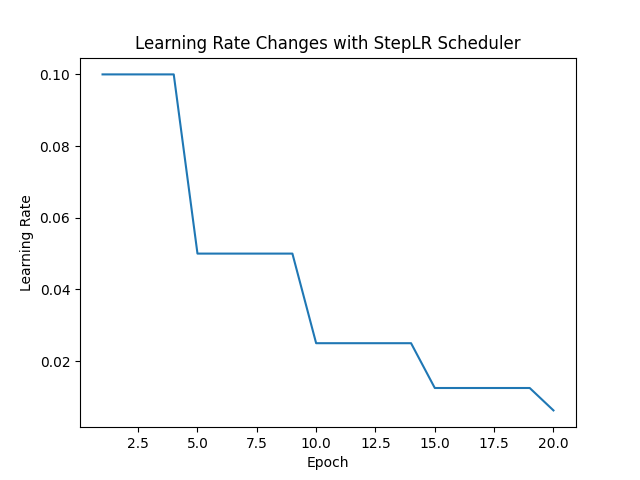

Write the Python code that produced this figure.
import torch
import torch.nn as nn
import torch.optim as optim
from torch.optim.lr_scheduler import StepLR
import matplotlib.pyplot as plt

# Define a simple model for demonstration
class SimpleModel(nn.Module):
    def __init__(self):
        super(SimpleModel, self).__init__()
        self.fc = nn.Linear(10, 1)

    def forward(self, x):
        return self.fc(x)

# Create an instance of the model
model = SimpleModel()

# Define other training parameters
criterion = nn.MSELoss()
optimizer = optim.SGD(model.parameters(), lr=0.1)
scheduler = StepLR(optimizer, step_size=5, gamma=0.5)  # StepLR scheduler

# Training loop
num_epochs = 20
learning_rates = []

for epoch in range(num_epochs):
    # Forward pass
    outputs = model(torch.randn(10))
    loss = criterion(outputs, torch.randn(1))

    # Backward pass and optimization
    optimizer.zero_grad()
    loss.backward()
    optimizer.step()

    # StepLR scheduler step
    scheduler.step()

    # Append current learning rate to the list for plotting
    learning_rates.append(optimizer.param_groups[0]['lr'])

# Plotting the learning rate changes
plt.plot(range(1, num_epochs+1), learning_rates)
plt.title('Learning Rate Changes with StepLR Scheduler')
plt.xlabel('Epoch')
plt.ylabel('Learning Rate')
plt.show()
